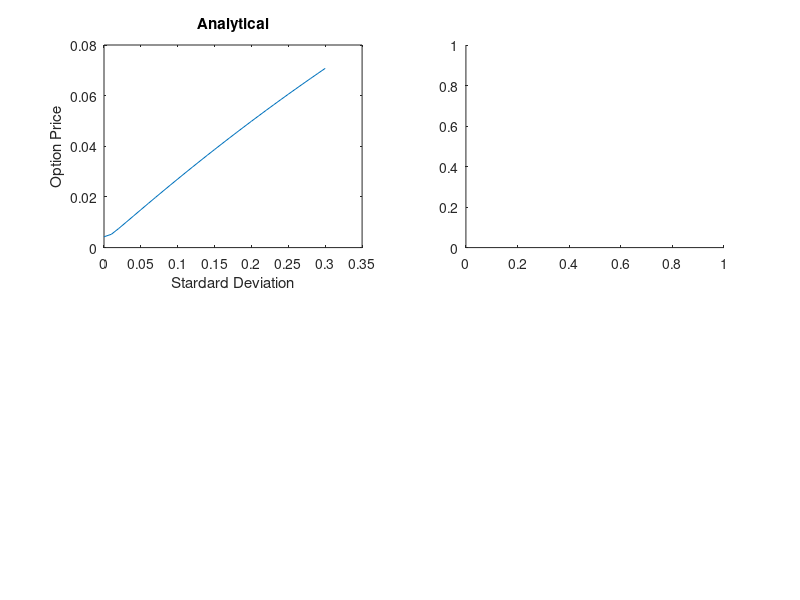

Source code (MATLAB): (Note: this script raises an error after producing the figure.)
% Verification of mc simulation method

% Make sure the functions logcallprice and incplot (in github repository) 
% are saved in matlab file directory before executing

% This script varies the parameters of the option pricing model: rate,
% standard deviation, underlying price, strike price, time to maturity for
% the monte carlo simulated option price using the function incplot
% and compares this to the analytical price. It then shows the convergence
% of the two solutions for increasing Monte Carlo Simulations then performs
% a random parameter test where random parameters are selected and the 
% magnitude of error is recorded. This is done 100 times and the error 
% plotted onto a histogram.

tic % start timer

% Analytical solution to price

V=@(s,e,r,t,st)(exp(-r.*t).*( (log(s./e)+(r-0.5.*st.^2).*t).*normcdf(((...
    log(s./e)+(r-0.5.*st.^2).*t)./(st.*(t.^0.5)))) +(st./((2.*pi).^0.5))...
    .*(t.^0.5).*exp(-(((log(s./e)+(r-0.5.*st.^2).*t)./(st.*(t.^0.5))).^2)./2)));

% Parameters: s = underlying, k = strike, r=rate, t=time to maturity 
% st= standard deviation, n = number of simulations.

s=300; k=300; r=0.01; t=150/350; st=0.1; n=100000;

% Plotting Incremented Analytical Standard Deviation

subplot(2,2,1)
plot(0:0.01:0.3,V(s,k,r,t,0:0.01:0.3))
title('Analytical')
xlabel('Stardard Deviation')
ylabel('Option Price')
pause(realmin)

% Plotting Incremented Monte Carlo Standard Deviation

subplot(2,2,2)
incplot(0,0.3,5,s,k,r,t,st,n);
title('Monte Carlo')
pause(realmin)

%Plotting Incremented Analytical Rate

subplot(2,2,3)
plot(0:0.01:0.1,V(s,k,0:0.01:0.1,t,st))
xlabel('Rate')
ylabel('Option Price')
pause(realmin)

% Plotting Incremented Monte Carlo Rate

subplot(2,2,4)
incplot(0,0.1,3,s,k,r,t,st,n)
pause(realmin)
figure(2)

% Plotting Incremented Analytical Underlying Value

subplot(2,2,1)
plot(0:500,V(0:500,k,r,t,st));
axis([0 500 -inf inf])
title('Analytical')
xlabel('Initial Underlying Value')
ylabel('Option Price')
pause(realmin)

% Plotting Incremented Monte Carlo Underlying Value

figure(2)
subplot(2,2,2)
incplot(0,500,1,s,k,r,t,st,n)
axis([0 500 -inf inf])
title('Monte Carlo')
pause(realmin)

% Plotting Incremented Analytical Strike Price

figure(2)
subplot(2,2,3)
plot(100:500,V(s,100:500,r,t,st));
xlabel('Strike Price')
ylabel('Option Price')
pause(realmin)

% Plotting Incremented Monte Carlo Strike Price

figure(2)
subplot(2,2,4)
incplot(100,500,2,s,k,r,t,st,n)
pause(realmin)

% Plotting Incremented Analytical Time

figure(3)
subplot(2,2,1)
plot(0:1/365:1,V(s,k,r,0:1/365:1,st));
title('Analytical')
xlabel('Time to Maturity')
ylabel('Option Price')
pause(realmin)

% Plotting Incremented Monte Carlo Time

figure(3)
subplot(2,2,2)
incplot(0,1,4,s,k,r,t,st,n)
title('Monte Carlo')
pause(realmin)

% Plotting Convergence of Monte Carlo to Analytical for Increasing N

index=1; % Storage index
storage=zeros(1,length(100:250:2*10^4)); % Predeclaring for efficiency

a=V(s,k,r,t,st); % predeclaring analytical value for efficiency

for i = 100:250:2*10^4
    
   % Storing absolute difference between analytical and MC.
   storage(1,index)=abs(a-logcallprice(s,k,r,t,st,i));
   
   % Incrementing storage index
   index = index+1;
    
end

% Plotting N value vs absolute difference
figure(3)
subplot(2,2,3)
plot(100:250:2*10^4,storage(1,:));
title('Error of N  Paths')
xlabel('No. of Simulations')
ylabel('Magnitude of Error')
pause(realmin)

% Plotting error of combinations of random variables

storage=zeros(1,100);

for i = 1 : 100
    
   % Defining random variables to use in both analytical and MC.
   s1=500*rand+1; e1=500*rand+1; r1=rand/10; t1=rand; st1=rand;
   
   % Storing absolute difference between analytical and MC.
   storage(1,i)=abs(V(s1,e1,r1,t1,st1)-logcallprice(s1,e1,r1,t1,st1,n));
   
end

% Plotting histogram of absolute difference frequencies
figure(3)
subplot(2,2,4)
histogram(storage,'BinWidth',0.0001)
title('Random Parameter Test')
xlabel('Magnitude of Error')
ylabel('Frequency /100')

toc % end timer
